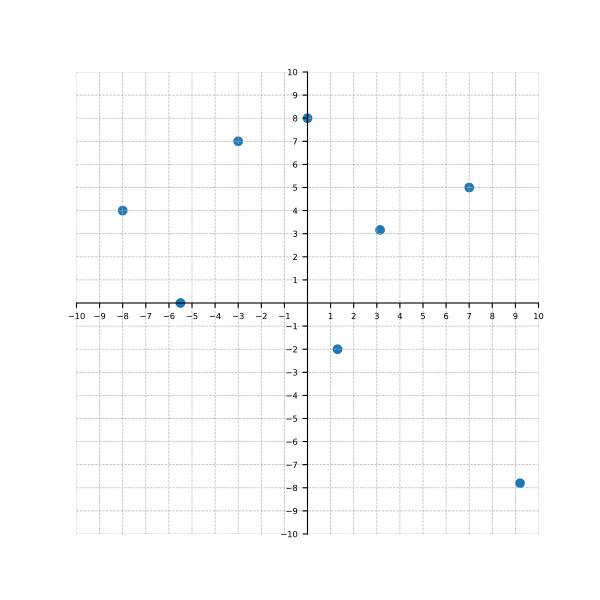

The script that drew this image:
import matplotlib.pyplot as plt
import numpy as np
from pathlib import Path
import math

output = Path(__file__).with_suffix(".pdf")

fig, ax = plt.subplots(figsize=(6,6))
ax.spines['left'].set_position('zero')
ax.spines['bottom'].set_position('zero')
ax.spines['right'].set_color('none')
ax.spines['top'].set_color('none')
ax.tick_params(axis='both', which='major', labelsize=6)
ax.grid(True, linestyle='--', linewidth=0.5)
ax.set_aspect('equal', adjustable="box")
ax.set_xlim(-10,10)
ax.set_ylim(-10,10)
xticks = np.arange(-10, 11, 1)
xticks = xticks[xticks != 0]
ax.set_xticks(xticks)
yticks = np.arange(-10, 11, 1)
yticks = yticks[yticks != 0]
ax.set_yticks(yticks)


points = [(-3, 7), (1.3, -2), (math.pi, math.sqrt(10)), (0,8), (-5.5,0), (-8,4), (9.2, -7.8), (7,5)]
x, y = zip(*points)
plt.scatter(x, y)

plt.savefig(output)
plt.close()
